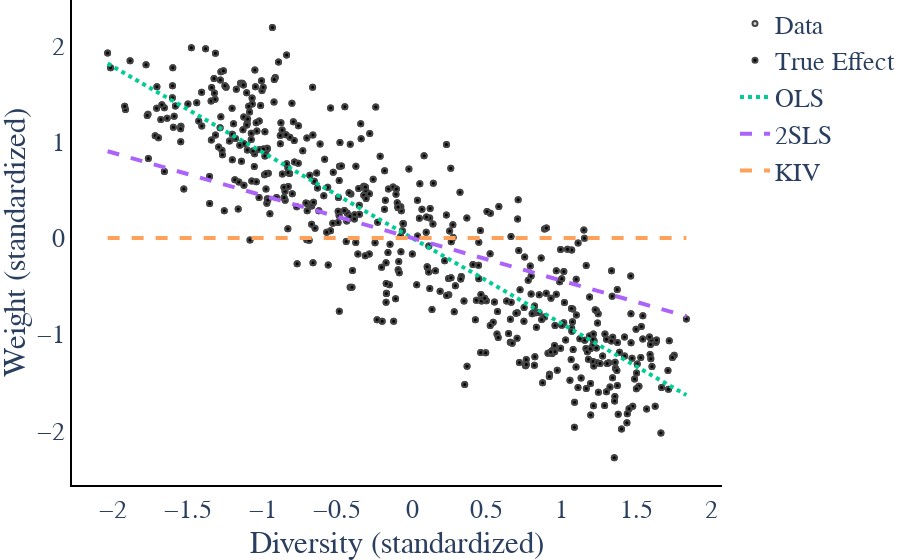

The notebook cell saved with this chart:
### Code cell
# Simpson Estimation
x, y, ytrue, xstar, xstar_bound, ystar_ols, ystar_2sls, ystar_kiv, results = run_diversity_estimation_methods(
    Z_sim, div_simpson, Y_sim, Ytrue=Y_star, methods=["OLS", "2SLS", "KIV"])

plot_diversity_methods(x, y, xstar, xstar_bound, ystar_ols, ystar_2sls, ystar_kiv, results, ytrue)
fig.write_image(os.path.join(savepath,
                             "SimpsonDiversity_" +str(p)+"InstrumentStrength_"+str(instrument_strength)+".pdf" ))

fig.show()

### Figure 1 — Plotly figure (JSON) as saved in the notebook; plotly's stock layout.template omitted (floating-point values rounded to 4 significant figures; data arrays with more than 128 entries replaced by an {"elided": "..."} marker saying what was removed)
{"data": [{"line": {"width": 4}, "marker": {"color": "lightgrey", "line": {"width": 2}, "size": 5}, "mode": "markers", "name": "Data", "type": "scatter", "x": {"elided": "500 float values"}, "y": {"elided": "500 float values"}}, {"line": {"width": 4}, "marker": {"color": "black", "line": {"width": 2}, "size": 5}, "mode": "markers", "name": "True Effect", "type": "scatter", "x": {"elided": "500 float values"}, "y": {"elided": "500 float values"}}, {"line": {"dash": "dot", "width": 4}, "marker": {"line": {"width": 2}, "size": 5}, "mode": "lines", "name": "OLS", "type": "scatter", "x": [-2.037, -1.904, -1.77, -1.637, -1.503, -1.37, -1.236, -1.103, -0.9693, -0.8358, -0.7023, -0.5688, -0.4353, -0.3018, -0.1683, -0.03481, 0.09869, 0.2322, 0.3657, 0.4992, 0.6327, 0.7662, 0.8997, 1.033, 1.167, 1.3, 1.434, 1.567, 1.701, 1.834], "y": [1.813, 1.694, 1.576, 1.457, 1.338, 1.219, 1.1, 0.9815, 0.8627, 0.7439, 0.625, 0.5062, 0.3874, 0.2686, 0.1498, 0.03098, -0.08784, -0.2067, -0.3255, -0.4443, -0.5631, -0.6819, -0.8007, -0.9195, -1.038, -1.157, -1.276, -1.395, -1.514, -1.632]}, {"line": {"dash": "dash", "width": 4}, "marker": {"line": {"width": 2}, "size": 5}, "mode": "lines", "name": "2SLS", "type": "scatter", "x": [-2.037, -1.904, -1.77, -1.637, -1.503, -1.37, -1.236, -1.103, -0.9693, -0.8358, -0.7023, -0.5688, -0.4353, -0.3018, -0.1683, -0.03481, 0.09869, 0.2322, 0.3657, 0.4992, 0.6327, 0.7662, 0.8997, 1.033, 1.167, 1.3, 1.434, 1.567, 1.701, 1.834], "y": [0.9022, 0.8431, 0.784, 0.7249, 0.6657, 0.6066, 0.5475, 0.4884, 0.4293, 0.3701, 0.311, 0.2519, 0.1928, 0.1337, 0.07453, 0.01541, -0.04371, -0.1028, -0.1619, -0.2211, -0.2802, -0.3393, -0.3984, -0.4575, -0.5167, -0.5758, -0.6349, -0.694, -0.7531, -0.8123]}, {"line": {"dash": "dash", "width": 4}, "marker": {"line": {"width": 2}, "size": 5}, "mode": "lines", "name": "KIV", "type": "scatter", "x": [-2.037, -1.904, -1.77, -1.637, -1.503, -1.37, -1.236, -1.103, -0.9693, -0.8358, -0.7023, -0.5688, -0.4353, -0.3018, -0.1683, -0.03481, 0.09869, 0.2322, 0.3657, 0.4992, 0.6327, 0.7662, 0.8997, 1.033, 1.167, 1.3, 1.434, 1.567, 1.701, 1.834], "y": [-5.217e-05, -5.383e-05, -5.544e-05, -5.689e-05, -5.811e-05, -5.909e-05, -5.984e-05, -6.041e-05, -6.087e-05, -6.126e-05, -6.161e-05, -6.191e-05, -6.209e-05, -6.209e-05, -6.187e-05, -6.146e-05, -6.092e-05, -6.036e-05, -5.985e-05, -5.943e-05, -5.907e-05, -5.869e-05, -5.82e-05, -5.754e-05, -5.665e-05, -5.553e-05, -5.424e-05, -5.282e-05, -5.138e-05, -4.998e-05]}], "layout": {"font": {"family": "serif", "size": 26}, "margin": {"b": 0, "l": 0, "r": 0, "t": 0}, "plot_bgcolor": "rgba(0,0,0,0)", "xaxis": {"linecolor": "black", "linewidth": 2, "showline": true, "title": {"text": "Diversity (standardized)"}}, "yaxis": {"linecolor": "black", "linewidth": 2, "showline": true, "title": {"text": "Weight (standardized)"}}}}
